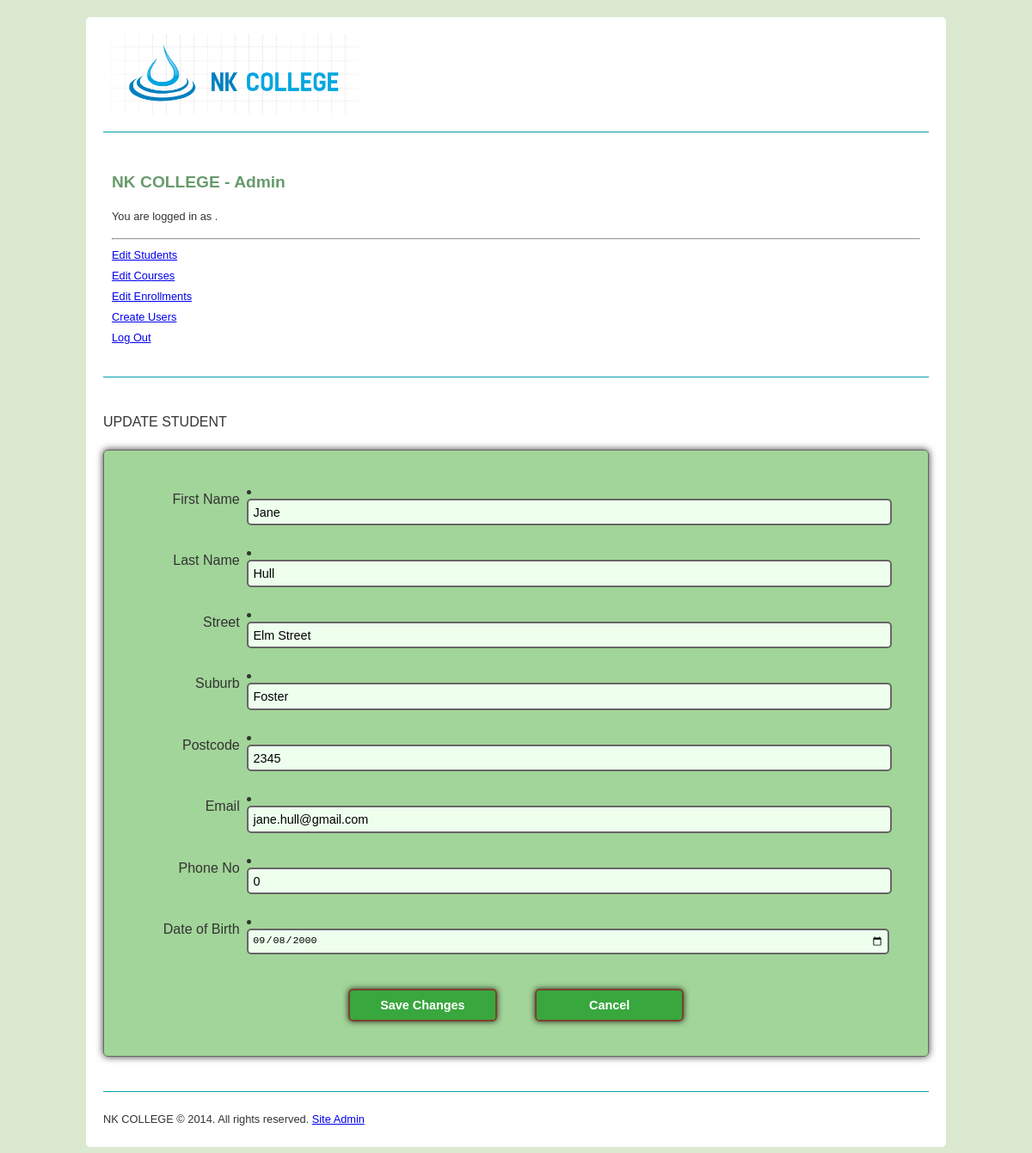
/admin/student/update.php?studentId=1, run on the app's committed database.
### tables this page shows
CREATE TABLE IF NOT EXISTS `student` (
  `studentId` int(11) NOT NULL AUTO_INCREMENT,
  `firstName` varchar(30) NOT NULL,
  `lastName` varchar(30) NOT NULL,
  `street` varchar(30) NOT NULL,
  `suburb` varchar(30) NOT NULL,
  `postcode` char(4) NOT NULL,
  `email` varchar(50) NOT NULL,
  `phone` smallint(6) NOT NULL,
  `dob` date NOT NULL,
  PRIMARY KEY (`studentId`)
);

### classes/studentModel.php (called while the page is built, shortened)
<?php
class Student
{
  public function __construct( $data=array() ) {
    if ( isset( $data['firstName'] ) ) $this->firstName = preg_replace ( "/[^\.\,\-\_\'\"\@\?\!\:\$ a-zA-Z0-9()]/", "", $data['firstName'] );
    if ( isset( $data['lastName'] ) ) $this->lastName = preg_replace ( "/[^\.\,\-\_\'\"\@\?\!\:\$ a-zA-Z0-9()]/", "", $data['lastName'] );
    if ( isset( $data['street'] ) ) $this->street = preg_replace ( "/[^\.\,\-\_\'\"\@\?\!\:\$ a-zA-Z0-9()]/", "", $data['street'] );
    if ( isset( $data['suburb'] ) ) $this->suburb = preg_replace ( "/[^\.\,\-\_\'\"\@\?\!\:\$ a-zA-Z0-9()]/", "", $data['suburb'] );
    if ( isset( $data['postcode'] ) ) $this->postcode = $data['postcode'];
    if ( isset( $data['email'] ) ) $this->email = $data['email'];
    if ( isset( $data['dob'] ) ) $this->dob = $data['dob'];
    if ( isset( $data['phone'] ) ) $this->phone = $data['phone'];
  }
  public static function getById( $studentId ) {
    $conn = new PDO( DB_DSN, DB_USERNAME, DB_PASSWORD );
    $sql = "SELECT *  FROM student WHERE studentId = :studentId";
    $st = $conn->prepare( $sql );
    $st->bindValue( ":studentId", $studentId, PDO::PARAM_INT );
    $st->execute();
    $row = $st->fetch();
    if ( $row ) return new Student( $row );
  }
}
?>

### admin/student/update.php (the view, shortened to what this page needs)
<?php
include "/../adminHeader.php";
include "/../../classes/studentModel.php";
 echo "UPDATE STUDENT";
$student = Student::getById( (int)$_GET['studentId'] );
?>
    <form action="../admin.php?action=updateStudent" method="post">
        <li>
            <label for="firstName">First Name</label>
            <input type="text" name="firstName" id="firstName" placeholder="First Name of the student" required autofocus maxlength="255" value="<?php echo $student->firstName;?>" />
        </li>
        <br>
        <li>
            <label for="lastName">Last Name</label>
            <input type="text" name="lastName" id="lastName" placeholder="Last Name of the student" required autofocus maxlength="255" value="<?php echo htmlspecialchars( $student->lastName)?>" />
        </li>
        <br>
        <li>
            <label for="street">Street</label>
            <input type="text" name="street" id="street" placeholder="Street of the Address" required autofocus maxlength="255" value="<?php echo htmlspecialchars( $student->street)?>"/>
        </li>
        <br>
        <li>
            <label for="suburb">Suburb</label>
            <input type="text" name="suburb" id="suburb" placeholder="Suburb of the Address" required autofocus maxlength="255" value="<?php echo htmlspecialchars( $student->suburb)?>"/>
        </li>
        <br>
        <li>
            <label for="postcode">Postcode</label>
            <input type="text" name="postcode" id="postcode" placeholder="Postcode of the Address" required autofocus maxlength="20" value="<?php echo htmlspecialchars( $student->postcode)?>"/>
        </li>
        <br>
        <li>
            <label for="email">Email</label>
            <input type="text" name="email" id="email" placeholder="Email Address" required autofocus maxlength="100" value="<?php echo htmlspecialchars( $student->email)?>"/>
        </li>
        <br>
        <li>
            <label for="phone">Phone No</label>
            <input type="text" name="phone" id="phone" placeholder="Phone Number of the student" required autofocus maxlength="255" value="<?php echo htmlspecialchars( $student->phone)?>"/>
        </li>
        <br>
        <li>
            <label for="dob">Date of Birth</label>
            <input type="date" name="dob" id="dob" placeholder="DD-MM-YYYY" required  maxlength="20" value="<?php echo htmlspecialchars( $student->dob)?>"/>
        </li>
        <div class="buttons">
            <input type="submit" name="saveChanges" value="Save Changes" />
            <input type="submit" formnovalidate name="cancel" value="Cancel" />
        </div>
    </form>
<?php include "/../../include/footer.php";?>

### style.css (style rules this page uses)
body { margin: 0; color: #333; background-color: rgba(161, 198, 135, 0.38); font-family: "Trebuchet MS", Arial, Helvetica, sans-serif; line-height: 1.5em; }
form { margin: 20px auto; padding: 40px 20px; overflow: auto; background: rgba(114, 191, 100, 0.66); border: 1px solid #666; -moz-border-radius: 5px; -webkit-border-radius: 5px; border-radius: 5px; -moz-box-shadow: 0 0 .5em rgba(0, 0, 0, .8); -webkit-box-shadow: 0 0 .5em rgba(0, 0, 0, .8); box-shadow: 0 0 .5em rgba(0, 0, 0, .8); }
form * { line-height: 1em; }
label { display: block; float: left; clear: left; text-align: right; width: 15%; padding: .4em 0 0 0; margin: .15em .5em 0 0; }
input, select, textarea { display: block; margin: 0; padding: .4em; width: 80%; }
input, textarea, .date { border: 2px solid #666; -moz-border-radius: 5px; -webkit-border-radius: 5px; border-radius: 5px; background: #fff; }
input { font-size: .9em; }
input:valid, textarea:valid { background: #efe; }
.buttons { text-align: center; margin: 40px 0 0 0; }
input[type="submit"] { display: inline; margin: 0 20px; width: 12em; padding: 10px; border: 2px solid #7c412b; -moz-border-radius: 5px; -webkit-border-radius: 5px; border-radius: 5px; -moz-box-shadow: 0 0 .5em rgba(0, 0, 0, .8); -webkit-box-shadow: 0 0 .5em rgba(0, 0, 0, .8); box-shadow: 0 0 .5em rgba(0, 0, 0, .8); color: #fff; background: rgba(23, 153, 35, 0.76); font-weight: bold; -webkit-appearance: none; }

### data on the page
student: firstName "Jane", lastName "Hull", street "Elm Street", suburb "Foster", postcode "2345", email "jane.hull@gmail.com", phone "0", dob "09/08/2000"
